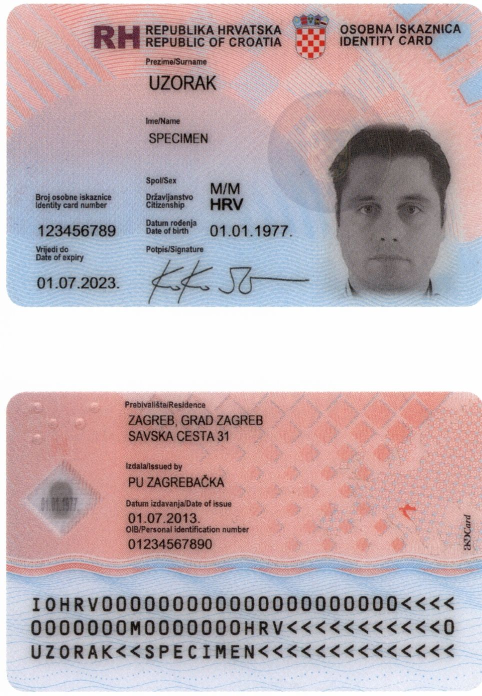
#> input picture examples/passport_03.jpg, 964 x 1392 px, found by its file name (shown at 1/2 size)
$ python crop_zone.py   (older library calls are emulated)
#> lines starting #> are read from the running program, lines starting #| are printed output that depends on the picture; after the words box and inside, x2 and y2 are one past the last pixel; in counts of white or black regions, pixels touching at a corner belong together
# USAGE
# python detect_mrz.py --images examples

# import the necessary packages
#from recognize_faces_image_tesss import recognize_face
#from testImageFromDisk import get_string
from imutils import paths
import numpy as np
import argparse
import imutils
import cv2

# construct the argument parse and parse the arguments


# initialize a rectangular and square structuring kernel
rectKernel = cv2.getStructuringElement(cv2.MORPH_RECT, (13, 5))
sqKernel = cv2.getStructuringElement(cv2.MORPH_RECT, (21, 21))

imagePath = "D:/project/final project/examples/passport_03.jpg"
# load the image, resize it, and convert it to grayscale
image = cv2.imread(imagePath)
#> image is the input picture: shape (1392, 964, 3); mean B, G, R 179.2, 174.9, 192.4
image1 = cv2.imread(imagePath)

image = imutils.resize(image, height=600)
#> image: shape (600, 415, 3)
gray = cv2.cvtColor(image, cv2.COLOR_BGR2GRAY)
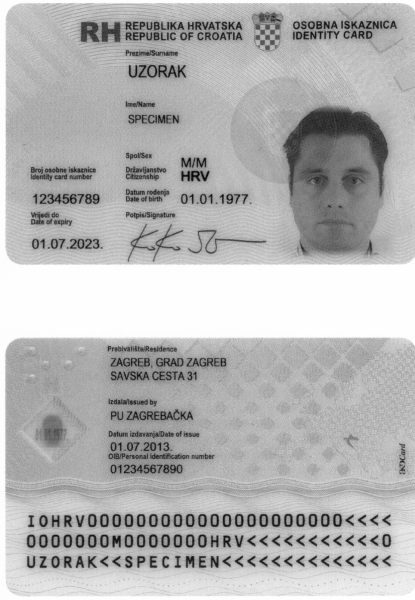
#> gray: shape (600, 415); min 5, max 255, mean 180.6

# smooth the image using a 3x3 Gaussian, then apply the blackhat
# morphological operator to find dark regions on a light background
gray = cv2.GaussianBlur(gray, (3, 3), 0)
blackhat = cv2.morphologyEx(gray, cv2.MORPH_BLACKHAT, rectKernel)

#cv2.imwrite("D:/project/mrz/mrz/examples/blackhat.png", blackhat)
# compute the Scharr gradient of the blackhat image and scale the
# result into the range [0, 255]
gradX = cv2.Sobel(blackhat, ddepth=cv2.CV_32F, dx=1, dy=0, ksize=-1)
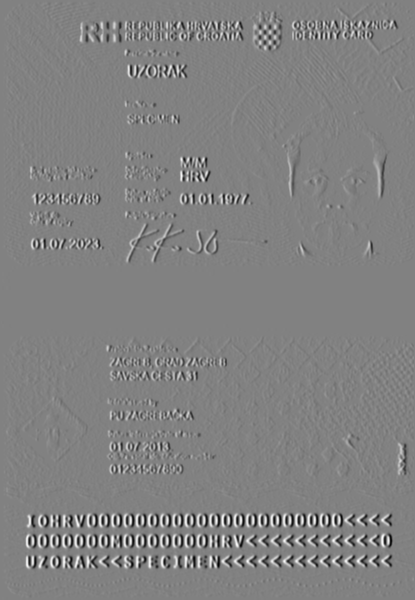
#> gradX: shape (600, 415) float32; min -1706, max 1652, mean 0.2; drawn with min black and max white
gradX = np.absolute(gradX)
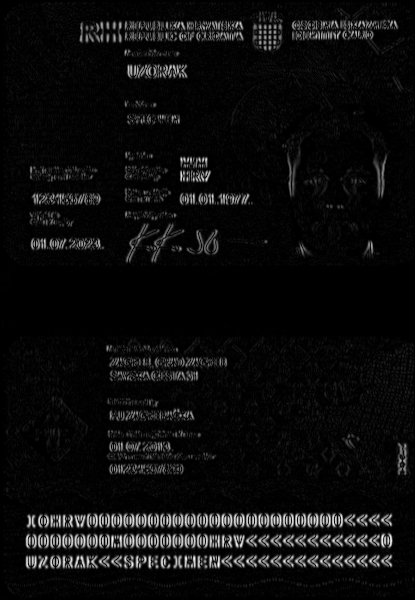
#> gradX: shape (600, 415) float32; min 0, max 1706, mean 87.6; drawn with min black and max white
(minVal, maxVal) = (np.min(gradX), np.max(gradX))
#> minVal = 0; maxVal = 1706
gradX = (255 * ((gradX - minVal) / (maxVal - minVal))).astype("uint8")

#cv2.imwrite("D:/project/mrz/mrz/examples/gradx.png", gradX)

# apply a closing operation using the rectangular kernel to close
# gaps in between letters -- then apply Otsu's thresholding method
gradX = cv2.morphologyEx(gradX, cv2.MORPH_CLOSE, rectKernel)
thresh = cv2.threshold(gradX, 0, 255, cv2.THRESH_BINARY | cv2.THRESH_OTSU)[1]
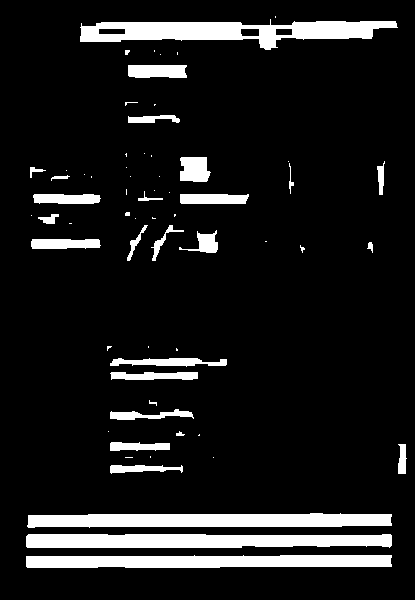
#> thresh: shape (600, 415); 10.7% white; 64 white regions (35 under 20 px), largest, box (x1, y1, x2, y2) and area: (80, 19, 398, 50) 5000, (26, 534, 392, 548) 4688, (27, 513, 392, 528) 4640
#cv2.imwrite("D:/project/mrz/mrz/examples/thresh.png", thresh)

# perform another closing operation, this time using the square
# kernel to close gaps between lines of the MRZ, then perform a
# serieso of erosions to break apart connected components
thresh = cv2.morphologyEx(thresh, cv2.MORPH_CLOSE, sqKernel)
#> thresh: shape (600, 415); 17.3% white; 18 white regions (6 under 20 px), largest, box (x1, y1, x2, y2) and area: (26, 513, 392, 568) 19502, (80, 16, 398, 78) 7050, (125, 157, 249, 261) 5899
thresh = cv2.erode(thresh, None, iterations=4)
#> thresh: shape (600, 415); 11.6% white; 11 white regions (1 under 20 px), largest, box (x1, y1, x2, y2) and area: (30, 517, 388, 564) 16190, (130, 161, 242, 253) 3715, (84, 25, 369, 74) 3635

#cv2.imwrite("D:/project/mrz/mrz/examples/thresh1.png", thresh)
# during thresholding, it's possible that border pixels were
# included in the thresholding, so let's set 5% of the left and
# right borders to zero
p = int(image.shape[1] * 0.05)
#> p = 20
thresh[:, 0:p] = 0
thresh[:, image.shape[1] - p:] = 0
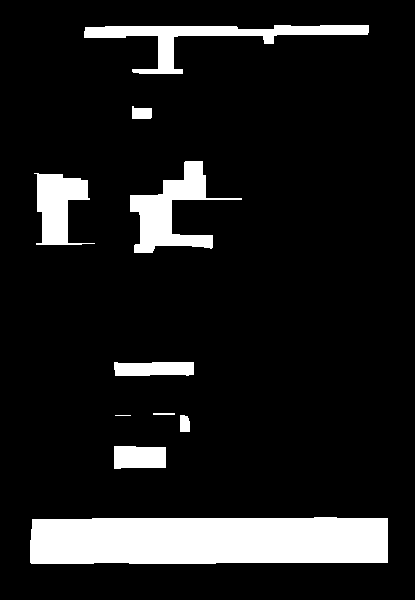
#> thresh: shape (600, 415); 11.5% white; 10 white regions (1 under 20 px)

#cv2.imwrite("D:/project/mrz/mrz/examples/thresh2.png", thresh)

# find contours in the thresholded image and sort them by their
# size
cnts = cv2.findContours(thresh.copy(), cv2.RETR_EXTERNAL,
	cv2.CHAIN_APPROX_SIMPLE)
#> cnts = 10 contours, 1 with area under 20; largest, box (x1, y1, x2, y2) and area: (30, 517, 388, 564) 15790, (130, 161, 242, 253) 3472, (84, 25, 369, 74) 3263, (34, 173, 95, 245) 2349, (114, 446, 166, 469) 1048
cnts = imutils.grab_contours(cnts)
cnts = sorted(cnts, key=cv2.contourArea, reverse=True)

# loop over the contours
for c in cnts:
	# compute the bounding box of the contour and use the contour to
	# compute the aspect ratio and coverage ratio of the bounding box
	# width to the width of the image
	(x, y, w, h) = cv2.boundingRect(c)
	ar = w / float(h)
	crWidth = w / float(gray.shape[1])
	# check to see if the aspect ratio and coverage width are within
	# acceptable criteria
	if ar > 5 and crWidth > 0.75:
		# pad the bounding box since we applied erosions and now need
		# to re-grow it
		pX = int((x + w) * 0.03)
		pY = int((y + h) * 0.03)
		(x, y) = (x - pX, y - pY)
		(w, h) = (w + (pX * 2), h + (pY * 2))

		# extract the ROI from the image and draw a bounding box
		# surrounding the MRZ
		roi = image[y:y + h, x:x + w].copy()
		cv2.rectangle(image, (x, y), (x + w, y + h), (0, 255, 0), 2)
		break
#> this loop made 1 pass
#> (x, y, w, h, ar, crWidth, pX, pY) on pass 1: (19, 501, 380, 79, 7.62, 0.863, 11, 16)
#> pass 1, `roi = image[y:y + h, x:x + w].copy()`:
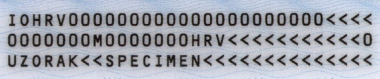
#> roi: shape (79, 380, 3); mean B, G, R 176.2, 166.4, 162.7
#> after the loop:
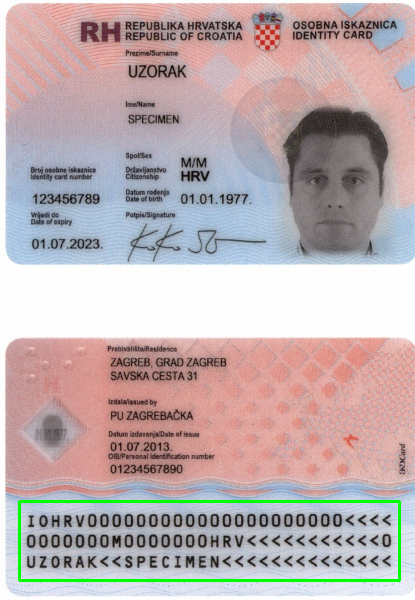
#> image: shape (600, 415, 3); mean B, G, R 176.6, 175.4, 190.2
# show the output images
cv2.imshow("Image", image)
#cv2.imwrite("D:/project/final project/examples/2.png", image)

cv2.imshow("ROI", roi)


#cv2.imwrite("D:/project/final project/examples/1.png", roi)
#print (get_string(roi))

##---------get text for roi image----------------##
#a1 = get_string(roi)
cv2.imwrite("D:/project/final project/codes/passport_03.png",roi)
#print(a1)


cv2.waitKey(0)
#recognize_face(image1,a1)

cv2.waitKey(0)

$ run again, with examples/passport_01.jpg copied over examples/passport_03.jpg
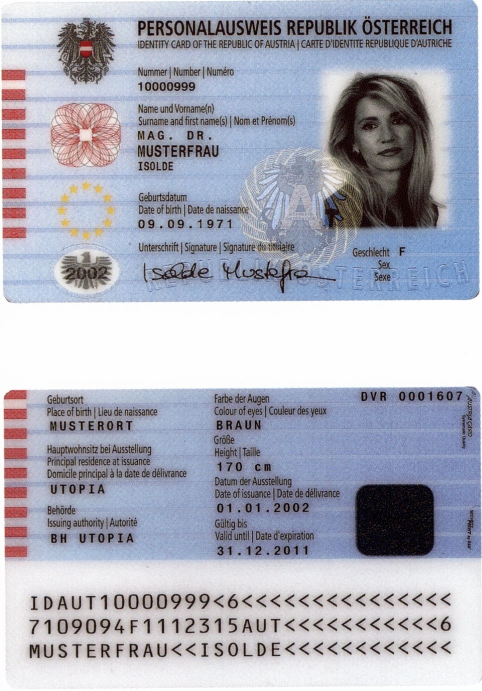
#> input picture examples/passport_01.jpg, 964 x 1381 px, found by its file name (shown at 1/2 size)
#> image is the input picture: shape (1381, 964, 3); mean B, G, R 186.4, 173.1, 170.8
#> minVal = 0; maxVal = 1879
#> `thresh[:, image.shape[1] - p:] = 0`:
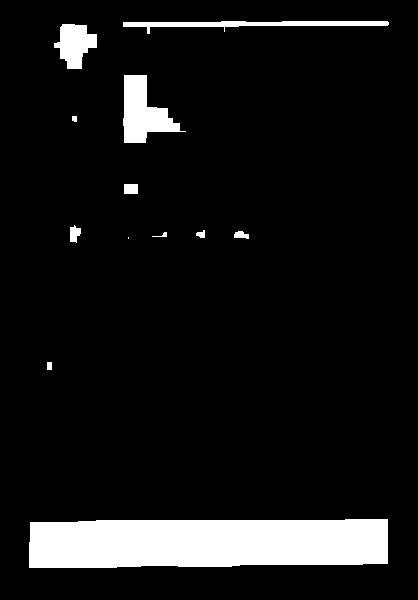
#> thresh: shape (600, 418); 8.7% white; 12 white regions (1 under 20 px)
#> cnts = 12 contours, 3 with area under 20; largest, box (x1, y1, x2, y2) and area: (29, 519, 388, 568) 16099, (123, 75, 186, 143) 2094, (54, 24, 97, 69) 1153, (123, 21, 389, 34) 1057, (124, 184, 138, 194) 117
#> the loop `for c in cnts:` made 1 pass
#> (x, y, w, h, ar, crWidth, pX, pY) on pass 1: (18, 502, 381, 83, 7.33, 0.859, 11, 17)
#> after the loop `for c in cnts:`:
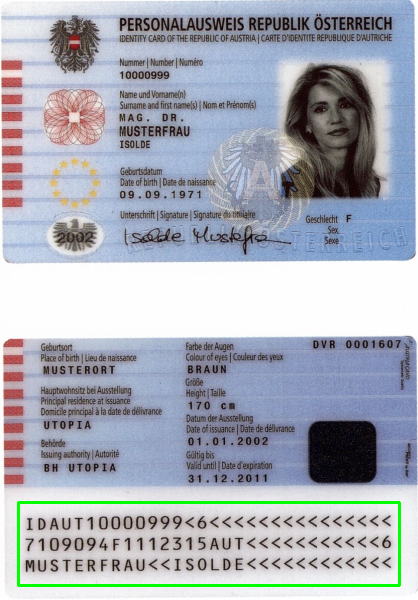
#> image: shape (600, 418, 3); mean B, G, R 183.8, 173.3, 168.2

$ run again, with examples/passport_04.jpg copied over examples/passport_03.jpg
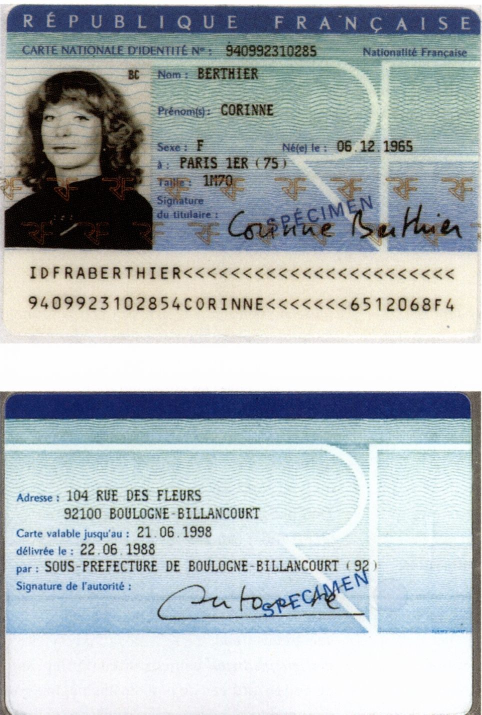
#> input picture examples/passport_04.jpg, 964 x 1429 px, found by its file name (shown at 1/2 size)
#> image is the input picture: shape (1429, 964, 3); mean B, G, R 185.5, 182.6, 174.5
#> minVal = 0; maxVal = 1751
#> cnts = 11 contours, 2 with area under 20; largest, box (x1, y1, x2, y2) and area: (20, 415, 306, 513) 13244, (28, 227, 377, 258) 9347, (26, 17, 262, 63) 5458, (27, 83, 115, 134) 1622, (194, 169, 337, 197) 1335
#> the loop `for c in cnts:` made 2 passes
#> (x, y, w, h, ar, crWidth, pX, pY) on pass 2: (17, 220, 371, 45, 11.26, 0.864, 11, 7)
#> after the loop `for c in cnts:`:
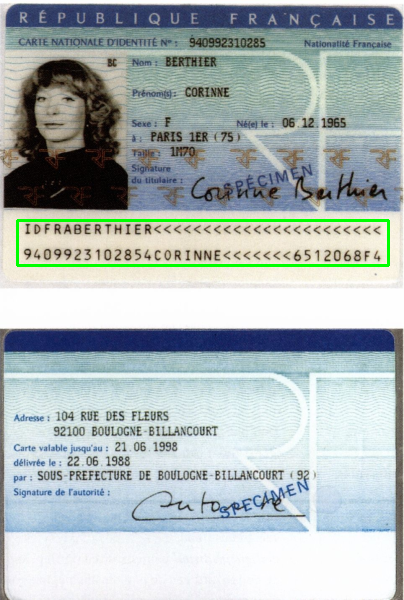
#> image: shape (600, 404, 3); mean B, G, R 183.3, 182.9, 172
